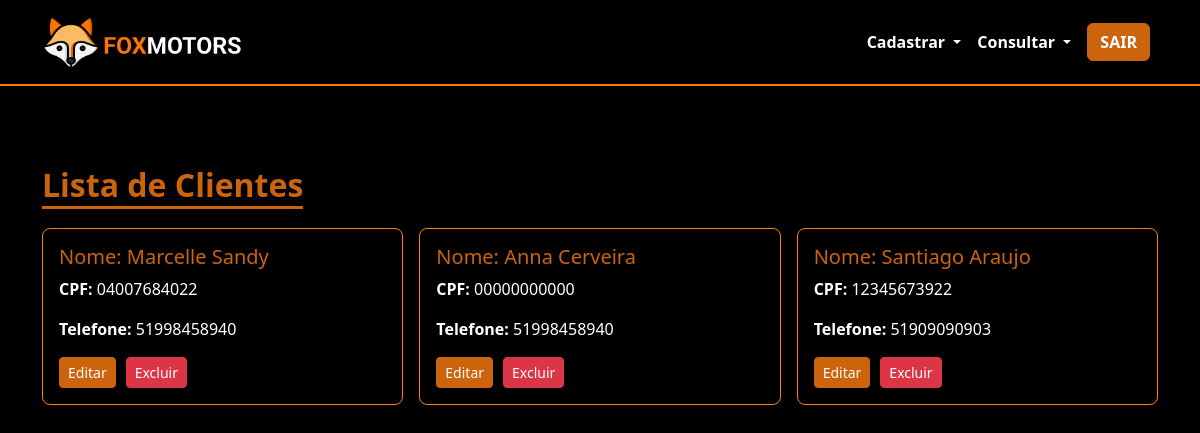
The page /consultarCliente.php (signed in) on the database its author committed.
### tables this page shows
CREATE TABLE `clientes` (
  `id` int(11) NOT NULL,
  `nome` varchar(255) NOT NULL,
  `email` varchar(255) NOT NULL,
  `telefone` varchar(15) NOT NULL,
  `cpf` varchar(11) NOT NULL,
  `data_nascimento` date NOT NULL,
  `cep` varchar(8) NOT NULL,
  `endereco` varchar(255) NOT NULL,
  `numero` varchar(10) NOT NULL,
  `complemento` varchar(255) DEFAULT NULL,
  `bairro` varchar(255) NOT NULL,
  `cidade` varchar(255) NOT NULL,
  `estado` varchar(2) NOT NULL,
  `data_registro` timestamp NOT NULL DEFAULT current_timestamp()
);

### classes/Cliente.php (called while the page is built, shortened)
<?php
class Cliente
{
    private $conn;
    public function __construct($db)
    {
        $this->conn = $db;
    }
    public function listarTodos()
    {
        $query = "SELECT id, nome, email, telefone, cpf, data_nascimento, cep, endereco, numero, complemento, bairro, cidade, estado FROM clientes";
        $stmt = $this->conn->prepare($query);
        $stmt->execute();
        return $stmt->fetchAll(PDO::FETCH_ASSOC);
    }
}
?>

### consultarCliente.php (the view, shortened to what this page needs)
<?php
include_once './config/config.php';
include_once './classes/Cliente.php';
$cliente = new Cliente($db);
$clientes = $cliente->listarTodos();
?>
<!DOCTYPE html>
<html lang="pt-br">
<head>
    <link href="https://cdn.jsdelivr.net/npm/bootstrap@5.3.0/dist/css/bootstrap.min.css" rel="stylesheet">
</head>
<body>
<header>
        <nav class="navbar navbar-expand-lg navbar-dark d-flex align-items-center fixed-top">
            <div class="container">
                <a class="navbar-brand me-auto" href="portal.php"><img src="./imagens/logo.png" alt="Logo" class="img-fluid"></a>
                <div class="collapse navbar-collapse" id="navbarNav">
                    <ul class="navbar-nav ms-auto d-flex align-items-center d-none d-lg-flex">
                        <li class="nav-item dropdown">
                            <a class="nav-link dropdown-toggle fw-bold" href="#" id="navbarDropdown" role="button" data-bs-toggle="dropdown" aria-expanded="false">
                                Cadastrar
                            </a>
                        </li>
                        <li class="nav-item dropdown">
                            <a class="nav-link dropdown-toggle fw-bold" href="#" id="navbarDropdown" role="button" data-bs-toggle="dropdown" aria-expanded="false">
                                Consultar
                            </a>
                        </li>
                        <li class="nav-item"><a class="nav-link fw-bold" href="logout.php"><button class="btn btn-warning fw-bold">SAIR</button></a></li>
                    </ul>
                </div>
            </div>
        </nav>
    </header>
<div class="container mt-5 pt-5">
    <h2 class="titulo mb-4 text-center">Lista de Clientes</h2>
    <div class="cliente-grid">
        <?php foreach ($clientes as $cliente): ?>
            <div class="cliente-card">
                <h5>Nome: <?php echo $cliente['nome']; ?></h5>
                <p><strong>CPF:</strong> <?php echo $cliente['cpf']; ?></p>
                <p><strong>Telefone:</strong> <?php echo $cliente['telefone']; ?></p>
                <div class="actions-btn">
                    <a href="editarCliente.php?id=<?php echo $cliente['id']; ?>" class="btn btn-warning btn-sm">Editar</a>
                    <a href="deletarCliente.php?id=<?php echo $cliente['id']; ?>" class="btn btn-danger btn-sm" onclick="return confirm('Tem certeza que deseja deletar?');">Excluir</a>
                </div>
            </div>
        <?php endforeach; ?>
    </div>
</div>
</body>
</html>

### consultarCliente.php (style rules this page uses)
:root { --primary-color: #cb640d; --background-color: #000; --text-color: #ffffff; --link-color: #cb640d; --border-color: #ff7f00; --hover-color: #f9bb64; }
body { background-color: var(--background-color); color: var(--text-color); padding-top: 70px; }
.navbar { background-color: var(--background-color); border-bottom: 2px solid var(--border-color); }
.navbar-nav .nav-link { color: var(--text-color); }
.navbar-brand img { max-width: 200px; }
.btn-warning { background-color: var(--primary-color); border-color: var(--primary-color); color: var(--text-color); }
.titulo { color: var(--primary-color); font-size: 2rem; font-weight: bold; display: inline-block; position: relative; }
.titulo::after { content: ''; position: absolute; bottom: -5px; left: 0; width: 100%; height: 3px; background-color: var(--primary-color); }
.cliente-card { background-color: var(--background-color); border: 1px solid var(--border-color); border-radius: 8px; padding: 16px; margin-bottom: 16px; }
.cliente-card h5 { color: var(--primary-color); }
.actions-btn { display: flex; gap: 10px; }
@media (min-width: 768px) { .cliente-grid { display: grid; grid-template-columns: repeat(3, 1fr); gap: 16px; } }

### rows shown on the page
clientes: nome "Marcelle Sandy", cpf "04007684022", telefone "51998458940"
clientes: nome "Anna Cerveira", cpf "00000000000", telefone "51998458940"
clientes: nome "Santiago Araujo", cpf "12345673922", telefone "51909090903"
